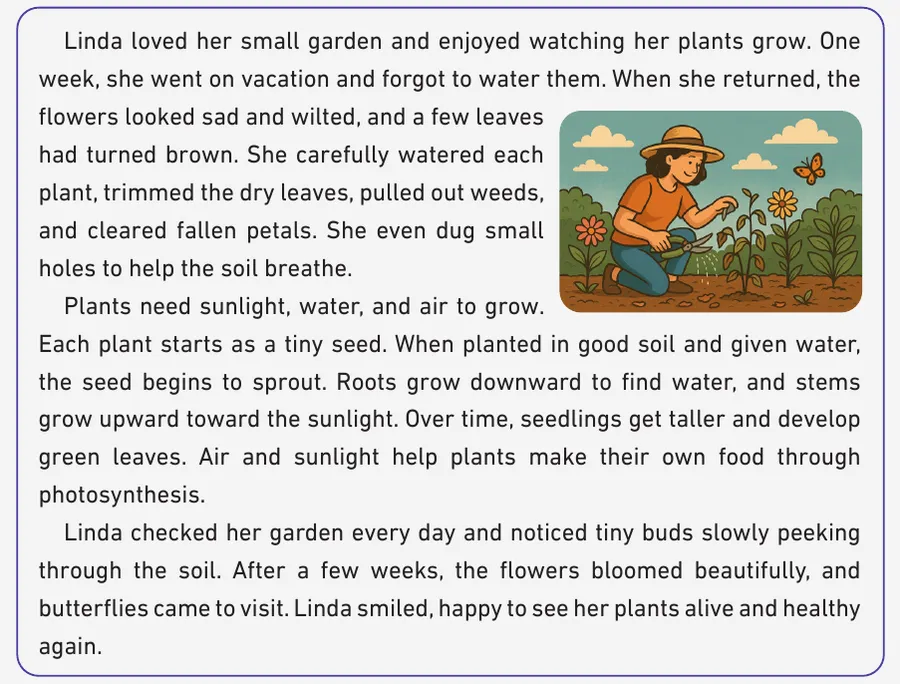
#> input picture nafs-official/img/3rda-en-passage.webp, 900 x 684 px
$ python -i build-nafs-official-en.py   (imports and definitions only)
#> lines starting #> are read from the running program, lines starting #| are printed output that depends on the picture
#> further down, picture is the input picture: PIL image 900x684 RGB; mean R, G, B 215.6, 215, 212.3
# Builds English official NAFS 2026 preparation-form items (ETEC) into nafs-official/questions.json
# Source PDFs: https://etec.gov.sa/en/programs/nafs (media.etec.gov.sa). Answers ONLY from the official answer key page.
import subprocess,re,json,os,glob,sys
from PIL import Image
SRC=sys.argv[1] if len(sys.argv)>1 else '/tmp/en'
OUT='/workspace/itqan/nafs-official';DPI=130;S=DPI/72
GR={'3rd':'الثالث الابتدائي','6th':'السادس الابتدائي','9th':'الثالث المتوسط'}
MD={'a':'أ','b':'ب'}
# passage page and box (pixel rows at 130dpi) – detected from the long border rows, verified visually
PAS={'a-3rd':(7,542,1214),'b-3rd':(7,551,1072),'a-6th':(9,153,974),'b-6th':(9,153,898),'a-9th':(9,158,1131),'b-9th':(9,151,1189)}
def pu(p):return p[2]>120 and p[2]-p[0]>55 and p[2]-p[1]>55
def markers(im):
  w,h=im.size;px=im.load()
  tot=sum(1 for x in range(0,w,8) for y in range(0,h,8) if pu(px[x,y]))/((w//8)*(h//8))
  if tot>0.25:return None
  rows=[y for y in range(150,h-120) if sum(1 for x in range(int(.07*w),int(.16*w)) if pu(px[x,y]))>25]
  runs=[]
  for y in rows:
    if runs and y-runs[-1][1]<=2: runs[-1][1]=y
    else: runs.append([y,y])
  return [r[0] for r in runs if 3<=r[1]-r[0]<=20]
def longrow(px,w,y):return sum(1 for x in range(0,w,2) if px[x,y]<235)>0.30*w
def clean(im):
  g=im.convert('L');w,h=g.size;px=g.load();y=h-1
#> after `g = im.convert('L')`:
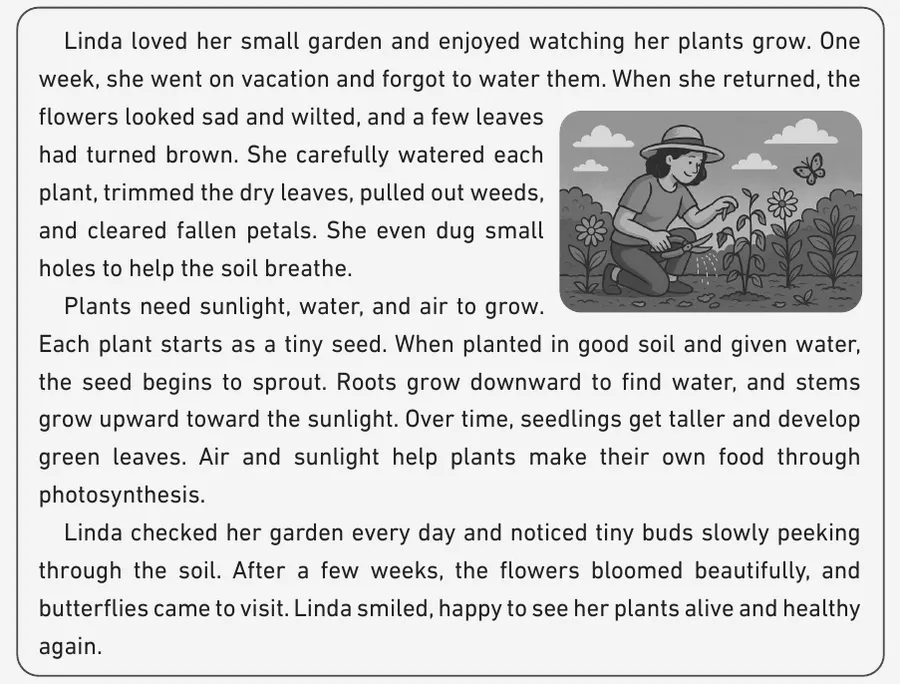
#> g: PIL image 900x684 L; min 0, max 255, mean 214.9
#> after `w, h = g.size`: w = 900; h = 684
#> after `y = h - 1`: y = 683
  while y>40 and (min(px[x,y] for x in range(0,w,3))>200 or longrow(px,w,y)): y-=1
#> this loop made 10 passes
#> y on passes 1 to 10: 682, 681, 680, 679, 678, 677, 676, 675, 674, 673
#> after the loop, y = 673
  im=im.crop((0,0,w,min(h,y+14)));g=im.convert('L');px=g.load();w,h=g.size
  cols=[x for x in range(w) if min(px[x,yy] for yy in range(0,h,2))<200]
#> cols = 869 values from 16 to 884
  return im.crop((max(0,cols[0]-16),0,min(w,cols[-1]+16),h)) if cols else im
def save(im,p):
  if im.width>900: im=im.resize((900,round(im.height*900/im.width)),Image.LANCZOS)
  im.save(OUT+'/img/'+p,'WEBP',quality=80)
# [1 line not run here, left out]
add=[]
# [35 lines not run here, left out]

>>> from PIL import Image
>>> picture = Image.open('../nafs-official/img/3rda-en-passage.webp')
>>> result = clean(picture)
